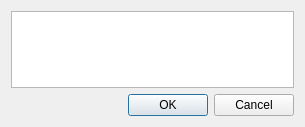
<?xml version="1.0" encoding="UTF-8"?>
<ui version="4.0">
 <class>textDialogClass</class>
 <widget class="QDialog" name="textDialogClass">
  <property name="geometry">
   <rect>
    <x>0</x>
    <y>0</y>
    <width>305</width>
    <height>127</height>
   </rect>
  </property>
  <property name="windowTitle">
   <string>textDialog</string>
  </property>
  <property name="windowIcon">
   <iconset resource="irc.qrc">
    <normaloff>:/icons/irc-online.png</normaloff>:/icons/irc-online.png</iconset>
  </property>
  <layout class="QVBoxLayout" name="verticalLayout">
   <item>
    <widget class="QTextEdit" name="editText"/>
   </item>
   <item>
    <widget class="QDialogButtonBox" name="buttonBox">
     <property name="standardButtons">
      <set>QDialogButtonBox::Cancel|QDialogButtonBox::Ok</set>
     </property>
    </widget>
   </item>
  </layout>
 </widget>
 <resources>
  <include location="irc.qrc"/>
 </resources>
 <connections>
  <connection>
   <sender>buttonBox</sender>
   <signal>accepted()</signal>
   <receiver>textDialogClass</receiver>
   <slot>accept()</slot>
   <hints>
    <hint type="sourcelabel">
     <x>152</x>
     <y>101</y>
    </hint>
    <hint type="destinationlabel">
     <x>152</x>
     <y>59</y>
    </hint>
   </hints>
  </connection>
  <connection>
   <sender>buttonBox</sender>
   <signal>rejected()</signal>
   <receiver>textDialogClass</receiver>
   <slot>reject()</slot>
   <hints>
    <hint type="sourcelabel">
     <x>152</x>
     <y>101</y>
    </hint>
    <hint type="destinationlabel">
     <x>152</x>
     <y>59</y>
    </hint>
   </hints>
  </connection>
 </connections>
</ui>
